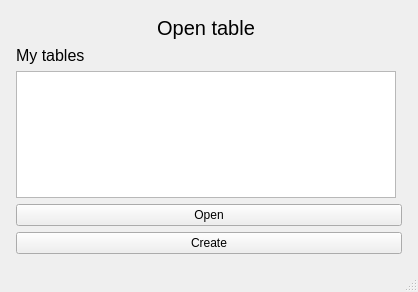
<?xml version="1.0" encoding="UTF-8"?>
<ui version="4.0">
 <class>mainWindow</class>
 <widget class="QMainWindow" name="mainWindow">
  <property name="geometry">
   <rect>
    <x>0</x>
    <y>0</y>
    <width>418</width>
    <height>292</height>
   </rect>
  </property>
  <property name="windowTitle">
   <string>Open table</string>
  </property>
  <widget class="QWidget" name="centralwidget">
   <layout class="QGridLayout" name="gridLayout">
    <property name="leftMargin">
     <number>16</number>
    </property>
    <property name="topMargin">
     <number>16</number>
    </property>
    <property name="rightMargin">
     <number>16</number>
    </property>
    <property name="bottomMargin">
     <number>16</number>
    </property>
    <item row="2" column="1">
     <widget class="QListWidget" name="tables_list">
      <property name="styleSheet">
       <string notr="true">font-size:16px;</string>
      </property>
     </widget>
    </item>
    <item row="4" column="1" colspan="2">
     <widget class="QPushButton" name="create_button">
      <property name="styleSheet">
       <string notr="true"/>
      </property>
      <property name="text">
       <string>Create</string>
      </property>
     </widget>
    </item>
    <item row="1" column="1">
     <widget class="QLabel" name="tables_label">
      <property name="styleSheet">
       <string notr="true">font-size: 16px;</string>
      </property>
      <property name="text">
       <string>My tables</string>
      </property>
     </widget>
    </item>
    <item row="3" column="1" colspan="2">
     <widget class="QPushButton" name="open_button">
      <property name="text">
       <string>Open</string>
      </property>
     </widget>
    </item>
    <item row="0" column="1">
     <widget class="QLabel" name="title">
      <property name="styleSheet">
       <string notr="true">font-size:20px;</string>
      </property>
      <property name="text">
       <string>Open table</string>
      </property>
      <property name="alignment">
       <set>Qt::AlignCenter</set>
      </property>
     </widget>
    </item>
   </layout>
  </widget>
  <widget class="QMenuBar" name="menubar">
   <property name="geometry">
    <rect>
     <x>0</x>
     <y>0</y>
     <width>418</width>
     <height>21</height>
    </rect>
   </property>
  </widget>
  <widget class="QStatusBar" name="statusbar"/>
 </widget>
 <resources/>
 <connections/>
</ui>
